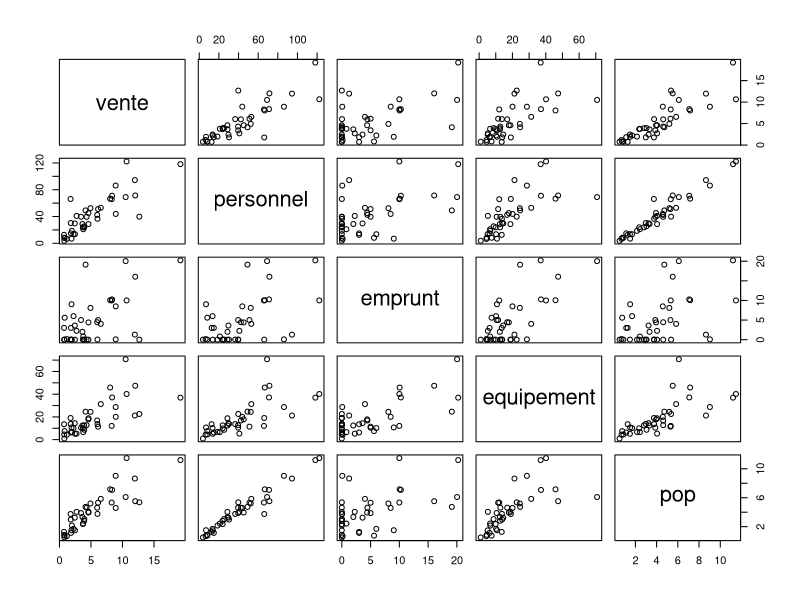
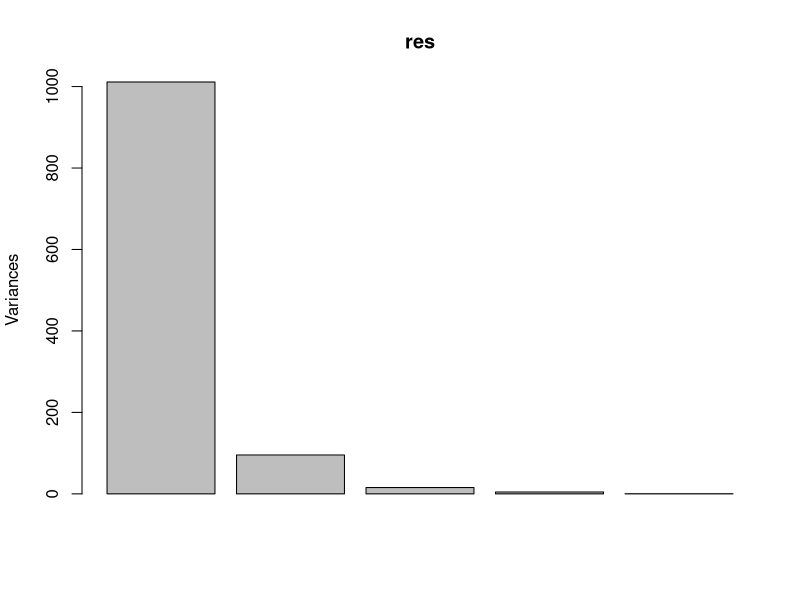
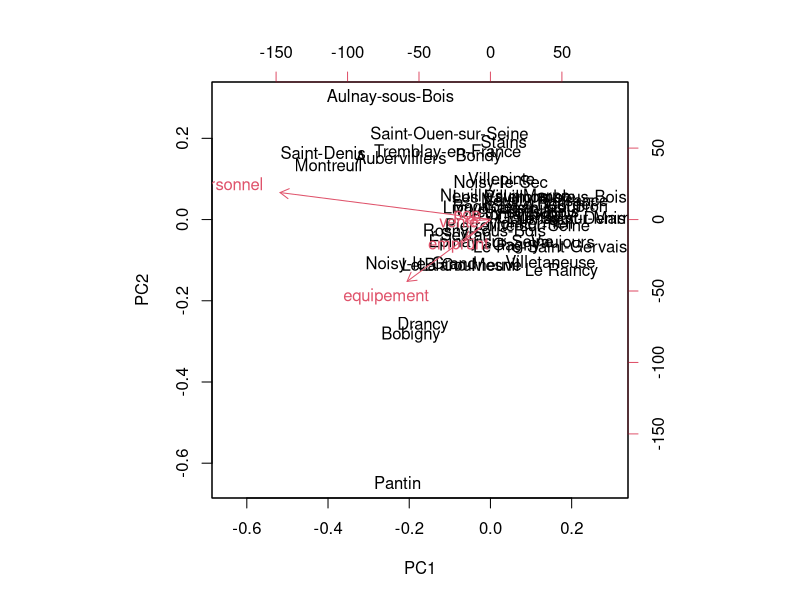
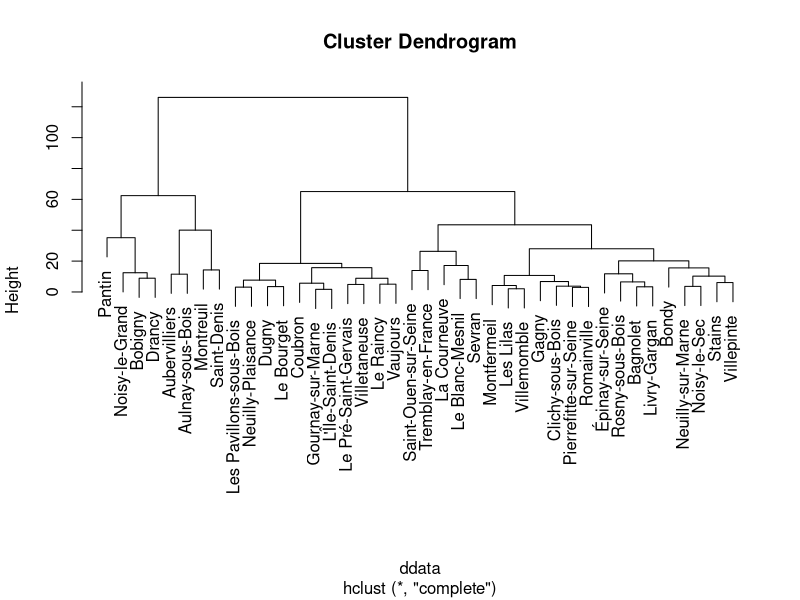
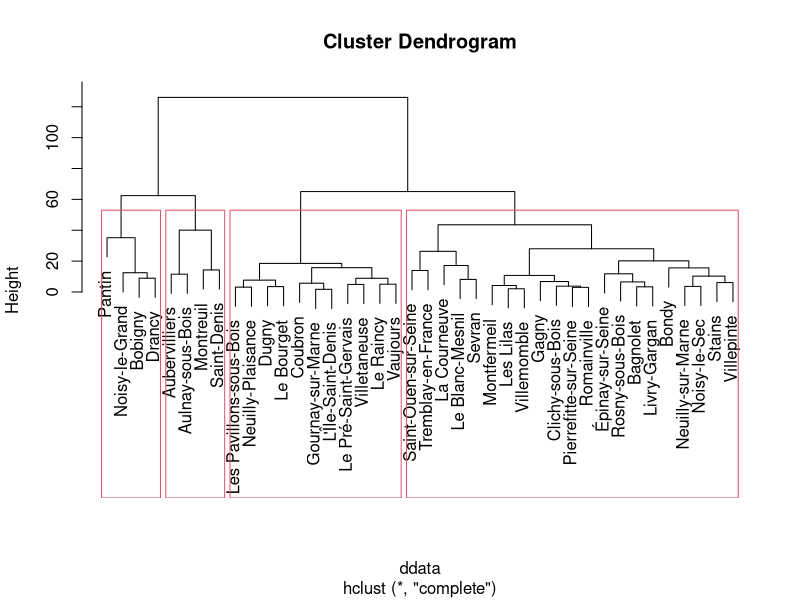

Source code (R) for these figures, in order:

####################
#####script cours 10
#####################
data <- read.csv("data/baseMultivarie.csv", row.names = 2 )
head(data)
data <- data [, -1]
summary(data)
cor(data)
pairs(data)
# ACP analyse en composante principale
res <- prcomp(data, scale. = F)
plot(res)
biplot(res)
# matrice des distances
ddata <- dist(data)
cah <- hclust(ddata)
plot(cah)
#Dendrogramme avec matérialisation des groupes
plot(cah)
rect.hclust(cah,k=4)
groupes.cah <- cutree(cah,k=4)
print(sort(groupes.cah))
